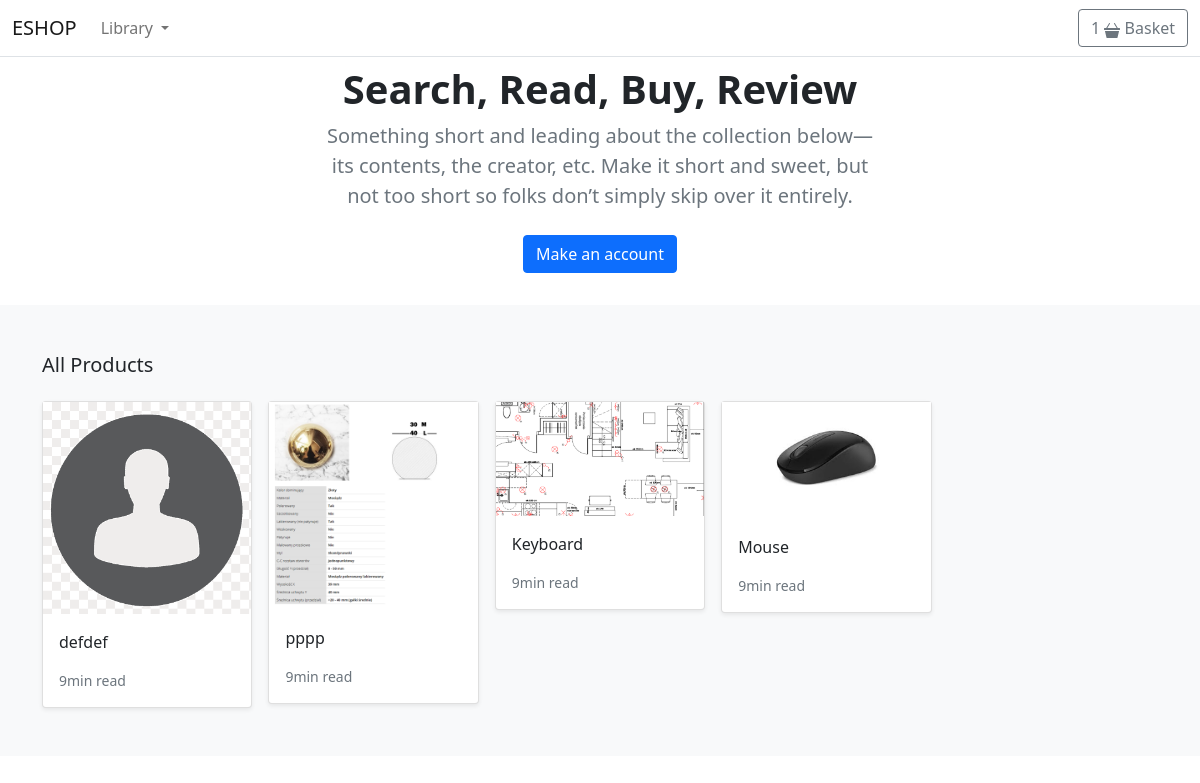
The app's page /, older data.
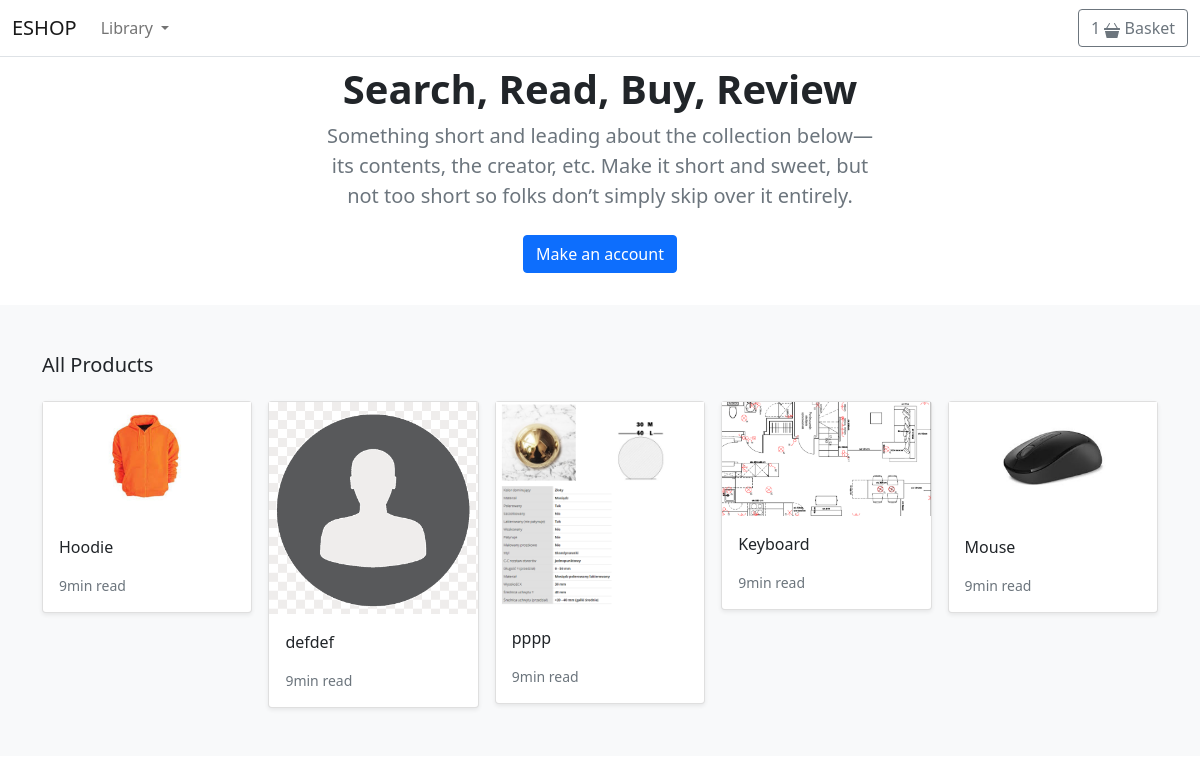
The same page, newer data.
### store/models.py (models this page shows, shortened)
class Product(models.Model):
    category = models.ForeignKey(Category, related_name='product', on_delete=models.CASCADE)
    created_by = models.ForeignKey(User, on_delete=models.CASCADE, related_name='product_creator')
    title = models.CharField(max_length=255)
    author = models.CharField(max_length=255, default='admin')
    description = models.TextField(blank=True)
    image = models.ImageField(upload_to='images/', default='images/default.png')
    slug = models.SlugField(max_length=255)
    price = models.DecimalField(default=True, max_digits=4, decimal_places=2)
    in_stock = models.BooleanField(default=True)
    is_active = models.BooleanField(default=True)
    created = models.DateTimeField(auto_now_add=True)
    updated = models.DateTimeField(auto_now=True)
    objects = models.Manager()
    products = ProductManager()
    class Meta:
        verbose_name_plural = "Products"
        ordering = ('-created', ) #descendent order of added Products
    def get_absolute_url(self):
        return reverse('store:product_detail', args=[self.slug])

### store/views.py (the view)
# urls.py: path('', views.product_all, name='product_all'),
def product_all(request):
    products = Product.products.all()
    return render(request, 'store/home.html', {'products': products})

### basket/context_processors.py (called while the page is built)
def basket(request):
    return {'basket': Basket(request)}

### store/context_processors.py (called while the page is built)
def categories(request):
    return {
        'categories': Category.objects.all()
    }

### store/models.py (called while the page is built)
    def get_queryset(self):
        return super(ProductManager, self).get_queryset().filter(is_active=True)

    def get_absolute_url(self):
        return reverse('store:category_list', args=[self.slug])

### templates/store/home.html (shortened to what this page needs)
{% extends "./base.html" %}
{% load static %}
{% block content %}
<main>
    <section class="py-1 text-center container">
        <div class="row py-lg-1">
            <div class="col-lg-6 col-md-8 mx-auto">
                <h1 class="h1 fw-bold">Search, Read, Buy, Review</h1>
                <p class="lead text-muted">Something short and leading about the collection below—its contents, the
                    creator,
                    etc. Make it short and sweet, but not too short so folks don’t simply skip over it entirely.</p>
                <p>
                    <a href="#" class="btn btn-primary my-2">Make an account</a>
                </p>
            </div>
        </div>
    </section>
    <div class="album py-5 bg-light">
        <div class="container">
            <div class="pb-3 h5">All Products</div>
            <div class="row row-cols-1 row-cols-sm-2 row-cols-md-5 g-3">
                {% for product in products %}
                <div class="col">
                    <div class="card shadow-sm">
                        <img class="img-fluid" alt="Responsive image" src="{{ product.image.url }}">
                        <div class="card-body">
                            <p class="card-text">
                                <a class="text-dark text-decoration-none" href="{{ product.get_absolute_url }}">
                                    {{ product.title }}</a>
                            </p>
                            <div class="d-flex justify-content-between align-items-center">
                                <small class="text-muted">9min read</small>
                            </div>
                        </div>
                    </div>
                </div>
                {% endfor %}
            </div>
        </div>
    </div>
</main>
{% endblock %}

### templates/store/base.html (shortened to what this page needs)
{% load static %}
<!DOCTYPE html>
<html>
<head>
    <link href="https://cdn.jsdelivr.net/npm/bootstrap@5.0.0-beta1/dist/css/bootstrap.min.css" rel="stylesheet"
>
</head>
<body>
<header>
    <nav class="navbar navbar-expand-md navbar-light bg-white border-bottom">
        <div class="container-fluid">
            <a class="navbar-brand" href="/">ESHOP</a>
            <div class="collapse navbar-collapse" id="navbarCollapse">
                <ul class="navbar-nav me-auto mb-2 mb-md-0">
                    <li class="nav-item dropdown">
                        <a class="nav-link dropdown-toggle" href="#" id="navbarDropdown" role="button"
                           data-bs-toggle="dropdown" aria-expanded="false">
                            Library
                        </a>
                    </li>
                </ul>
                <a type="button" role="button" href="{% url 'basket:basket_summary' %}"
                   class="btn btn-outline-secondary">
                    <div class="d-inline-flex">1</div>
                    Basket
                </a>
            </div>
        </div>
    </nav>
</header>
<div id="content">{% block content %} {% endblock %}</div>
</body>
</html>

Row changes from the older to the newer data that the page shows:
added Product: image (picture), title "Hoodie"
